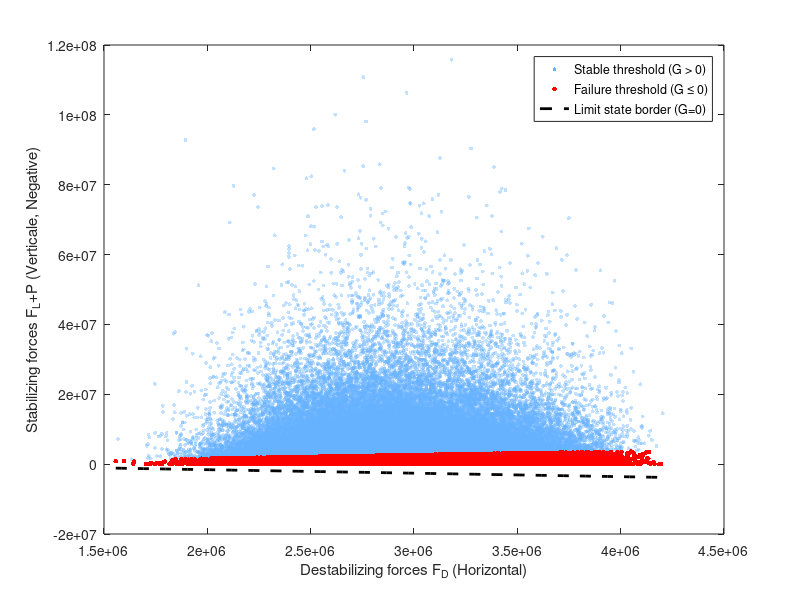

Write MATLAB code to recreate this figure. (Note: this script raises an error after producing the figure.)
% =========================================================================
% ESTIMATION DE LA PROBABILITÉ DE DÉFAILLANCE DU TABLIER D'UN PONT
% Mode de défaillance : Glissement horizontal (Portance FL négative)
% =========================================================================

clear; clc; close all;

%% 1. PARAMÈTRES ET ENTRÉES
W = 412020;       % Poids du pont 
mu = 1.0;         % Coefficient de frottement supposée à 1
N = 100000;       % Nombre de simulations de Monte Carlo

% Paramètres de la loi GEV (Fréchet) pour FD et FL
% Note : Sous MATLAB (gevfit/gevrnd), Fréchet correspond à un paramètre de forme k > 0
k_D = -0.2424; sigma_D = 372373.6993; mu_D = 2786459.5688;     % Traînée FD
k_L = -1.4310; sigma_L = 5458484.1443; mu_L = -3823149.0403;      % Amplitude de la portance |FL|

%% 2. SIMULATION DE MONTE CARLO
rng('default'); % Fixer la graine pour la reproductibilité

% Génération des forces de traînée (positives)
FD = gevrnd(k_D, sigma_D, mu_D, [N, 1]);

% Génération des forces de portance (NÉGATIVES)
% On génère des valeurs positives via la GEV et on applique le signe négatif
FL = -gevrnd(k_L, sigma_L, mu_L, [N, 1]);

%% 3. ANALYSE DE LA SÉCURITÉ (FONCTION D'ÉTAT LIMITE Z)
% Formule : Z = mu * (W + |FL|) - FD
% Défaillance si Z <= 0 (les forces l'emportent sur la résistance)
Z = mu * (W + abs(FL)) - FD;

% Calcul de la probabilité de défaillance
nb_defaillances = sum(Z <= 0);
p_defaillance = nb_defaillances / N;

% Affichage du résultat dans la console
fprintf('--- RÉSULTATS DE LA SIMULATION ---\n');
fprintf('Nombre de cas de rupture : %d sur %d\n', nb_defaillances, N);
fprintf('Probabilité que le pont coule/glisse : %.4f %%\n\n', p_defaillance * 100);

%% 4. GRAPHICS / PLOTS

% Figure 1 : Distribution des forces et Frontière de défaillance
figure('Color', 'w');
scatter(FD(Z>0), FL(Z>0), 8, [0.4 0.7 1], 'filled', 'MarkerFaceAlpha', 0.4); hold on;
scatter(FD(Z<=0), FL(Z<=0), 12, 'r', 'filled');

% Tracer la ligne d'état limite théorique (Z = 0)
fd_axe = linspace(min(FD), max(FD), 100);
fl_axe = -(fd_axe / mu - W); % Issu de mu*(W + |fl|) - fd = 0 -> |fl| = fd/mu - W -> fl = -(fd/mu - W)
plot(fd_axe, fl_axe, 'k--', 'LineWidth', 2);

grid off; box on;
xlabel('Destabilizing forces F_D (Horizontal)');
ylabel('Stabilizing forces F_L+P (Verticale, Negative)');

legend('Stable threshold (G > 0)', 'Failure threshold (G \leq 0)', 'Limit state border (G=0)', 'Location', 'best');

% Figure 2 : Histogramme de la fonction d'état limite Z
figure('Color', 'w');
histogram(Z(Z>0), 'FaceColor', [0.2 0.6 0.2], 'EdgeColor', 'none', 'Normalization', 'pdf'); hold on;
histogram(Z(Z<=0), 'FaceColor', 'r', 'EdgeColor', 'none', 'Normalization', 'pdf');
xline(0, 'r--', 'LineWidth', 2, 'Label', 'Break (G = 0)', 'LabelVerticalAlignment', 'top');
grid off;
xlabel('Limit state function G = (W + |F_L|) - F_D');
ylabel('CDF');

legend('Security zone', 'Failure zone', 'Location', 'best');
